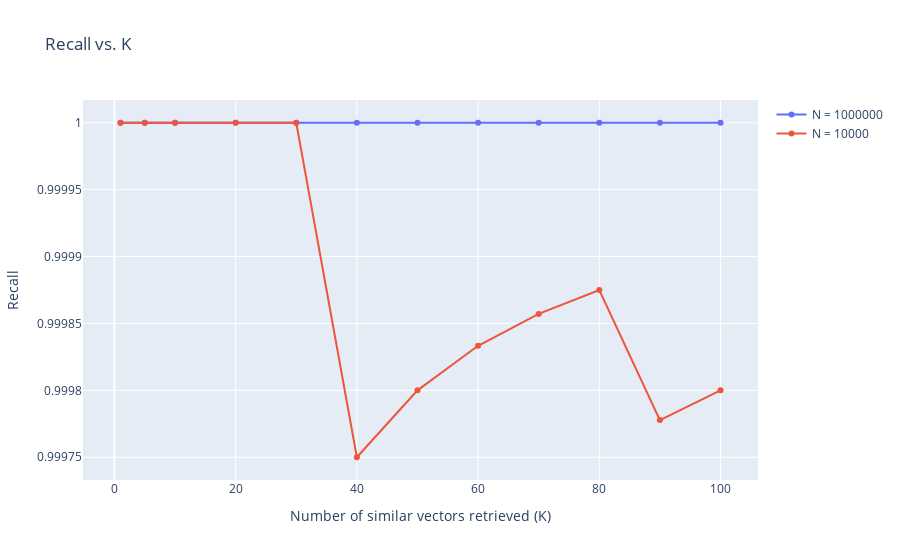

The cell this chart's notebook holds for it:
### Code cell
from converters import convert_string_to_number
import os
import plotly.graph_objects as go

def parse_data_and_generate_plot():
    dir = 'recall'
    file_names = os.listdir(dir)
    
    plot_items = []
    
    indexed_count = 0
    unindexed_count = 0
    for file_name in file_names:
        N = convert_string_to_number(file_name.split('.')[0])
        key = f"N = {N}"
        results = parse_file(dir + '/' + file_name)
        x_values, y_values = zip(*results)
        plot_items.append((key, x_values, y_values))
    
    # Plot data
    fig = go.Figure()
    for (key, x_values, y_values) in plot_items:
        fig.add_trace(go.Scatter(
            x=x_values,
            y=y_values,
            mode='lines+markers',
            name=key
        ))
    fig.update_layout(
        title=f"Recall vs. K",
        xaxis_title='Number of similar vectors retrieved (K)',
        yaxis_title='Recall'
    )
    fig.show()
parse_data_and_generate_plot()

### Figure 1 — Plotly figure (JSON) as saved in the notebook; plotly's stock layout.template omitted (floating-point values rounded to 4 significant figures)
{"data": [{"mode": "lines+markers", "name": "N = 1000000", "type": "scatter", "x": [1, 5, 10, 20, 30, 40, 50, 60, 70, 80, 90, 100], "y": [1, 1, 1, 1, 1, 1, 1, 1, 1, 1, 1, 1]}, {"mode": "lines+markers", "name": "N = 10000", "type": "scatter", "x": [1, 5, 10, 20, 30, 40, 50, 60, 70, 80, 90, 100], "y": [1, 1, 1, 1, 1, 0.9998, 0.9998, 0.9998, 0.9999, 0.9999, 0.9998, 0.9998]}], "layout": {"autosize": true, "title": {"text": "Recall vs. K"}, "xaxis": {"autorange": true, "range": [-5.064, 106.1], "title": {"text": "Number of similar vectors retrieved (K)"}, "type": "linear"}, "yaxis": {"autorange": true, "range": [0.9997, 1.0], "title": {"text": "Recall"}, "type": "linear"}}}
